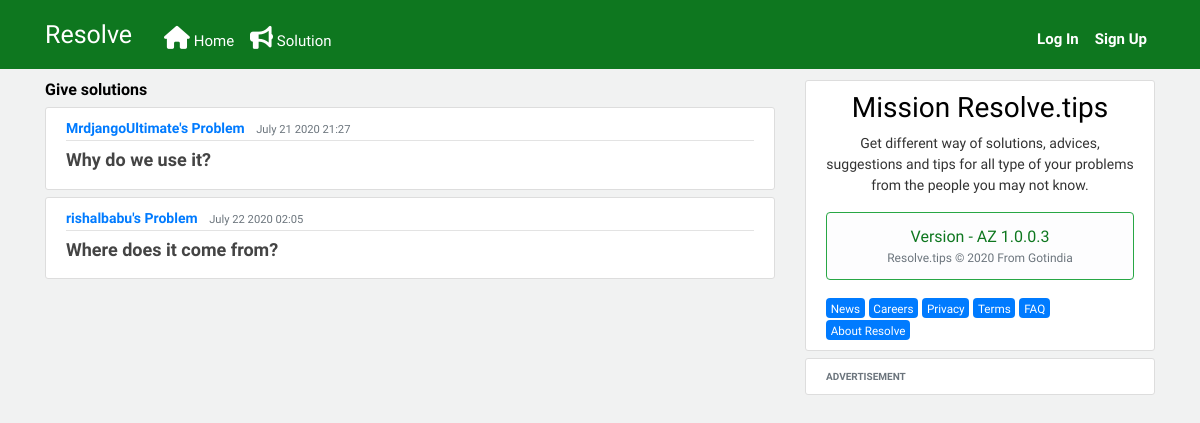
Screenshot of /givesolutions/ with the database file from the repository.
### feeds/models.py (models this page shows, shortened)
class Post(models.Model):
    title = models.CharField(max_length=300)
    content = models.TextField()
    date_posted = models.DateTimeField(default=timezone.now)
    author = models.ForeignKey(User, on_delete=models.CASCADE)
    slug = models.SlugField(max_length=250, null=True, blank=True)

### feeds/views.py (the view)
# urls.py: path('givesolutions/', views.givesolution , name='feeds-givesolution'),
def givesolution(request):
    context = {
        'posts': Post.objects.all()
    }
    return render(request, 'feeds/givesolution.html', context)

### feeds/templates/feeds/givesolution.html (shortened to what this page needs)
{% extends "feeds/base.html" %}
{% block content %}
    <h6 class="resolveh6">Give solutions</h6>
  {% for post in posts %}
      <article class="media content-section">
           <div class="media-body">
             <div class="article-metadata">
               <a class="mr-2 linktext" href="{% url 'user-posts' post.author.username %}">{{ post.author }}'s Problem</a>
               <small class="text-muted">{{ post.date_posted|date:"F d Y H:i" }}</small>
             </div>
             <h5 class="articlemargin"><a class="article-title" href="#">{{ post.title }}</a></h5>
           </div>
      </article>
   {% endfor %}
{% endblock content %}

### feeds/static/feeds/main.css (style rules this page uses)
body { background: rgb(241, 242, 242); color: #333333; margin-top: 5rem; font-family: 'Hind Guntur', sans-serif; }
h1, h2, h3, h4, h5, h6 { color: #000; }
.articlemargin { margin-top: 0.5rem; }
.linktext { font-weight: 555; }
.resolveh6 { font-weight: bold; }
.content-section { background: #ffffff; padding: 10px 20px; border: 1px solid #dddddd; border-radius: 3px; margin-bottom: 7px; }
.article-title { color: #444444; font-size:18px; font-weight: 600; }
.article-metadata { padding-bottom: 1px; font-size: 14px;; margin-bottom: 4px; border-bottom: 1px solid #e3e3e3; }

### rows the page displays
Post: author "MrdjangoUltimate", date_posted "July 21 2020 21:27", title "Why do we use it?"
Post: author "rishalbabu", date_posted "July 22 2020 02:05", title "Where does it come from?"
